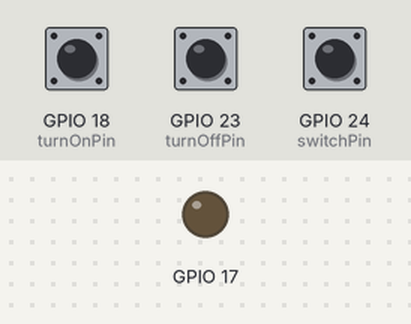
The program below on a simulated Raspberry Pi (BCM pin numbers). Parts: output pins drawn as LEDs (lit = HIGH). The inputs (shaded band) are chosen by the test bench; at power-on: GPIO 18 (turnOnPin) HIGH, GPIO 23 (turnOffPin) HIGH, GPIO 24 (switchPin) HIGH.

Above: at 1.2 s.
1.3 s: GPIO 18 (turnOnPin) pulled LOW for 1.2 s
At 2.3 s:
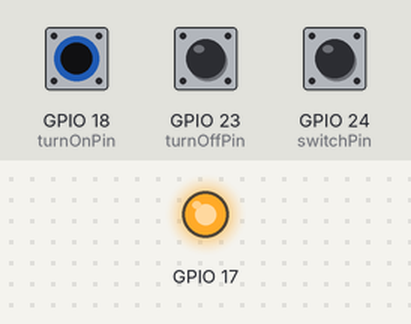
4.0 s: GPIO 23 (turnOffPin) pulled LOW for 1.2 s
At 5.0 s:
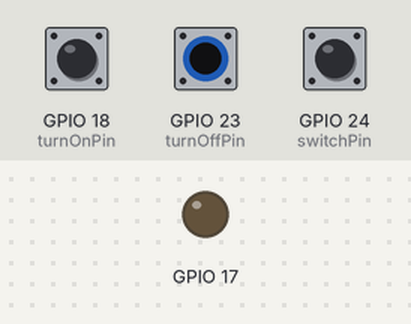
6.7 s: GPIO 18 (turnOnPin) pulled LOW for 3.2 s
At 7.3 s:
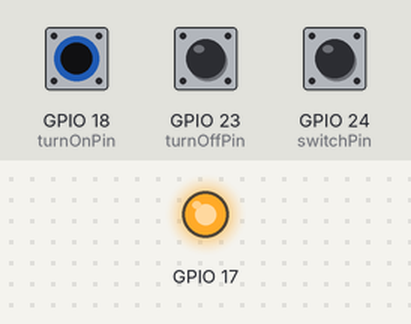
11.4 s: GPIO 23 (turnOffPin) pulled LOW for 3.2 s
At 12.3 s:
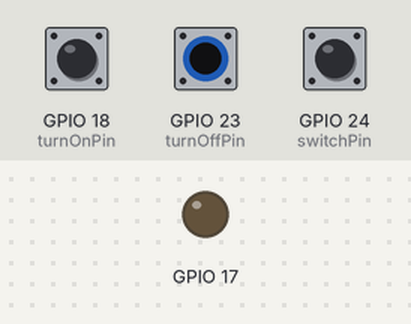
Timing chart, 0 to 14.4 s (numbered marks = the images above; inputs shaded):
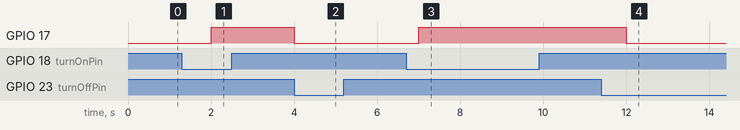

Measured:
- after the input at 1.3 s, GPIO 17: LOW → HIGH after 0.70 s
- after the input at 4.0 s, GPIO 17: HIGH → LOW at once
- after the input at 6.7 s, GPIO 17: LOW → HIGH after 0.30 s
- after the input at 11.4 s, GPIO 17: HIGH → LOW after 0.60 s

The program:

ledswitch.py
```python
import time, sys
import RPi.GPIO as GPIO

redPin   = 17
greenPin = 27
bluePin  = 22

turnOnPin  = 18
turnOffPin = 23
switchPin  = 24

selection = 17


GPIO.setmode(GPIO.BCM)
GPIO.setup(turnOnPin,  GPIO.IN, pull_up_down=GPIO.PUD_UP)
GPIO.setup(turnOffPin, GPIO.IN, pull_up_down=GPIO.PUD_UP)
GPIO.setup(switchPin,  GPIO.IN, pull_up_down=GPIO.PUD_UP)

def turnOn(pin):
    GPIO.setup(pin, GPIO.OUT)
    GPIO.output(pin, GPIO.HIGH)

def turnOff(pin):
    GPIO.setup(pin, GPIO.OUT)
    GPIO.output(pin, GPIO.LOW)

def changeSelection():
    global selection

    if selection == 17:
        selection = 27

    elif selection == 27:
        selection = 22

    else:
        selection = 17

while True:
    turnOnButtonPressed  = GPIO.input(turnOnPin)
    turnOffButtonPressed = GPIO.input(turnOffPin)
    switchColorPressed   = GPIO.input(switchPin)

    if turnOnButtonPressed == False:
        turnOn(selection)

    elif turnOffButtonPressed == False:
        turnOff(selection)

    elif switchColorPressed == False:
        changeSelection()


    time.sleep(1)
```
